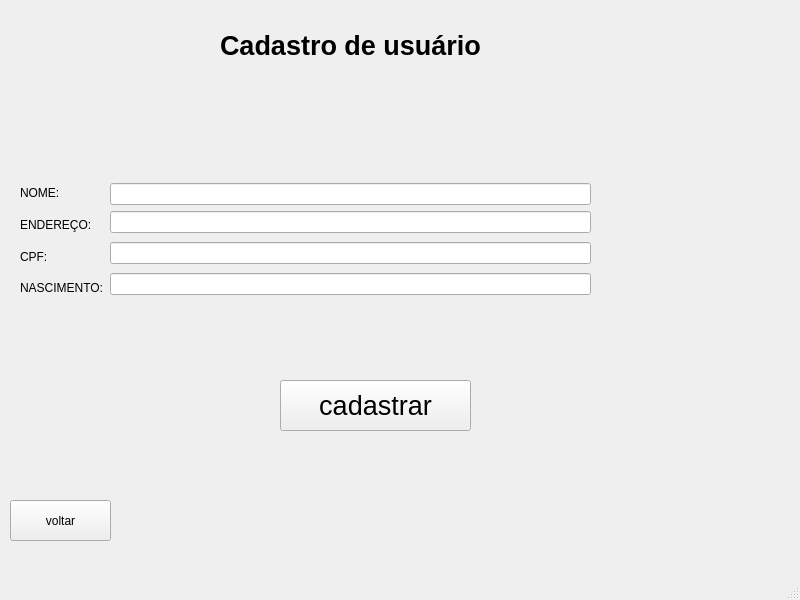
<?xml version="1.0" encoding="UTF-8"?>
<ui version="4.0">
 <class>MainWindow</class>
 <widget class="QMainWindow" name="MainWindow">
  <property name="geometry">
   <rect>
    <x>0</x>
    <y>0</y>
    <width>800</width>
    <height>600</height>
   </rect>
  </property>
  <property name="windowTitle">
   <string>MainWindow</string>
  </property>
  <widget class="QWidget" name="centralwidget">
   <widget class="QLabel" name="label">
    <property name="geometry">
     <rect>
      <x>220</x>
      <y>20</y>
      <width>341</width>
      <height>51</height>
     </rect>
    </property>
    <property name="font">
     <font>
      <pointsize>20</pointsize>
      <weight>75</weight>
      <bold>true</bold>
     </font>
    </property>
    <property name="text">
     <string>Cadastro de usuário</string>
    </property>
   </widget>
   <widget class="QPushButton" name="pushButton">
    <property name="geometry">
     <rect>
      <x>280</x>
      <y>380</y>
      <width>191</width>
      <height>51</height>
     </rect>
    </property>
    <property name="font">
     <font>
      <pointsize>20</pointsize>
     </font>
    </property>
    <property name="text">
     <string>cadastrar</string>
    </property>
   </widget>
   <widget class="QPushButton" name="pushButton_2">
    <property name="geometry">
     <rect>
      <x>10</x>
      <y>500</y>
      <width>101</width>
      <height>41</height>
     </rect>
    </property>
    <property name="text">
     <string>voltar</string>
    </property>
   </widget>
   <widget class="QWidget" name="">
    <property name="geometry">
     <rect>
      <x>20</x>
      <y>180</y>
      <width>85</width>
      <height>121</height>
     </rect>
    </property>
    <layout class="QVBoxLayout" name="verticalLayout_2">
     <item>
      <widget class="QLabel" name="label_2">
       <property name="text">
        <string>NOME:</string>
       </property>
      </widget>
     </item>
     <item>
      <widget class="QLabel" name="label_3">
       <property name="text">
        <string>ENDEREÇO:</string>
       </property>
      </widget>
     </item>
     <item>
      <widget class="QLabel" name="label_4">
       <property name="text">
        <string>CPF:</string>
       </property>
      </widget>
     </item>
     <item>
      <widget class="QLabel" name="label_5">
       <property name="text">
        <string>NASCIMENTO:</string>
       </property>
      </widget>
     </item>
    </layout>
   </widget>
   <widget class="QWidget" name="">
    <property name="geometry">
     <rect>
      <x>110</x>
      <y>180</y>
      <width>481</width>
      <height>121</height>
     </rect>
    </property>
    <layout class="QVBoxLayout" name="verticalLayout_3">
     <item>
      <layout class="QVBoxLayout" name="verticalLayout">
       <item>
        <widget class="QLineEdit" name="lineEdit"/>
       </item>
       <item>
        <widget class="QLineEdit" name="lineEdit_2"/>
       </item>
      </layout>
     </item>
     <item>
      <widget class="QLineEdit" name="lineEdit_3"/>
     </item>
     <item>
      <widget class="QLineEdit" name="lineEdit_4"/>
     </item>
    </layout>
   </widget>
  </widget>
  <widget class="QMenuBar" name="menubar">
   <property name="geometry">
    <rect>
     <x>0</x>
     <y>0</y>
     <width>800</width>
     <height>26</height>
    </rect>
   </property>
  </widget>
  <widget class="QStatusBar" name="statusbar"/>
 </widget>
 <resources/>
 <connections/>
</ui>
